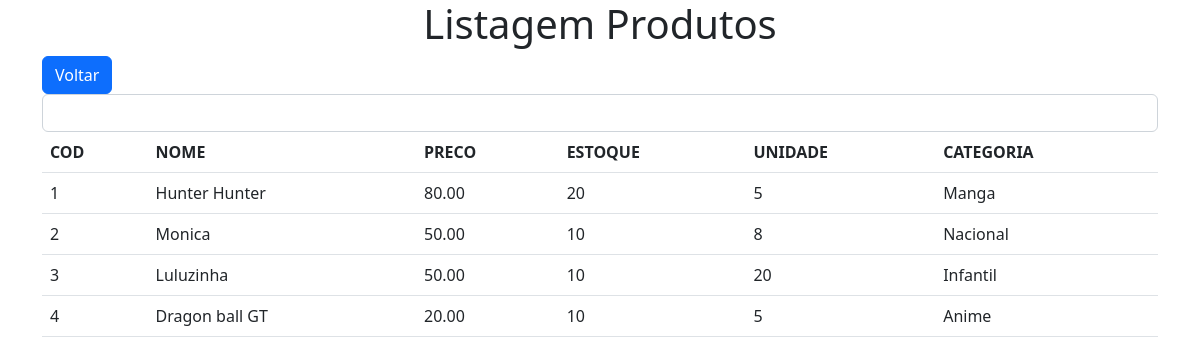
Page /listar_produtos.php on the committed database.
### tables this page shows
CREATE TABLE produtos (
    cod INTEGER NOT NULL AUTO_INCREMENT PRIMARY KEY,
    nome VARCHAR(100) NOT NULL,
    preco decimal(10,2) NOT NULL,
    qtd_estoque INTEGER NOT NULL,
    unidade_medida char(3) NOT NULL,
    fk_categoria_id INTEGER NOT NULL REFERENCES categoria (id)
);

CREATE TABLE categoria (
    id INTEGER NOT NULL AUTO_INCREMENT PRIMARY KEY,
    descricao VARCHAR(150) NOT NULL
);

### listar_produtos.php (the view, shortened to what this page needs)
<?php
include_once("lib/connection.php");
$sql = "SELECT * FROM produtos AS p
join categoria c
on c.id = p.fk_categoria_id ;";
$resultado = mysqli_query($conn, $sql) or die("Erro ao retornar!");
?>
<!DOCTYPE html>
<html lang="en">
<head>
    <link rel="stylesheet" href="./bootstrap/css/bootstrap.min.css">
</head>
<body>
    <div>
        <h1 class="h1 text-center">Listagem Produtos</h1>
    </div>
    <div class="container">
        <div>
            <a class="btn btn-primary" href="consulta_produto.php">Voltar</a>
        </div>
        <div>
            <form action="./filtro_produtos.php" method="post">
                <input class="form-control" type="text" name="categoria" id="categoria">
            </form>
        </div>
        <table class="table">
            <thead>
                <tr>
                    <th>COD</th>
                    <th>NOME</th>
                    <th>PRECO</th>
                    <th>ESTOQUE</th>
                    <th>UNIDADE</th>
                    <th>CATEGORIA</th>
                </tr>
            </thead>
            <tbody>
                <?php
                while ($registro =  mysqli_fetch_array($resultado)) {
                    $cod = $registro['cod'];
                    $nome = $registro['nome'];
                    $preco = $registro['preco'];
                    $qtd_estoque = $registro['qtd_estoque'];
                    $unidade_medida = $registro['unidade_medida'];
                    $categoria = $registro['descricao'];
                ?>
                <tr>
                    <td><?php echo $cod ?></td>
                    <td><?php echo $nome ?></td>
                    <td><?php echo $preco ?></td>
                    <td><?php echo $qtd_estoque ?></td>
                    <td><?php echo $unidade_medida ?></td>
                    <td><?php echo $categoria ?></td>
                </tr>
                <?php
                }
                ?>
            </tbody>
        </table>
    </div>
</body>
</html>

### rows in the picture
produtos: cod "1", nome "Hunter Hunter", preco "80.00", qtd_estoque "20", unidade_medida "5", fk_categoria.descricao "Manga"
produtos: cod "2", nome "Monica", preco "50.00", qtd_estoque "10", unidade_medida "8", fk_categoria.descricao "Nacional"
produtos: cod "3", nome "Luluzinha", preco "50.00", qtd_estoque "10", unidade_medida "20", fk_categoria.descricao "Infantil"
produtos: cod "4", nome "Dragon ball GT", preco "20.00", qtd_estoque "10", unidade_medida "5", fk_categoria.descricao "Anime"
